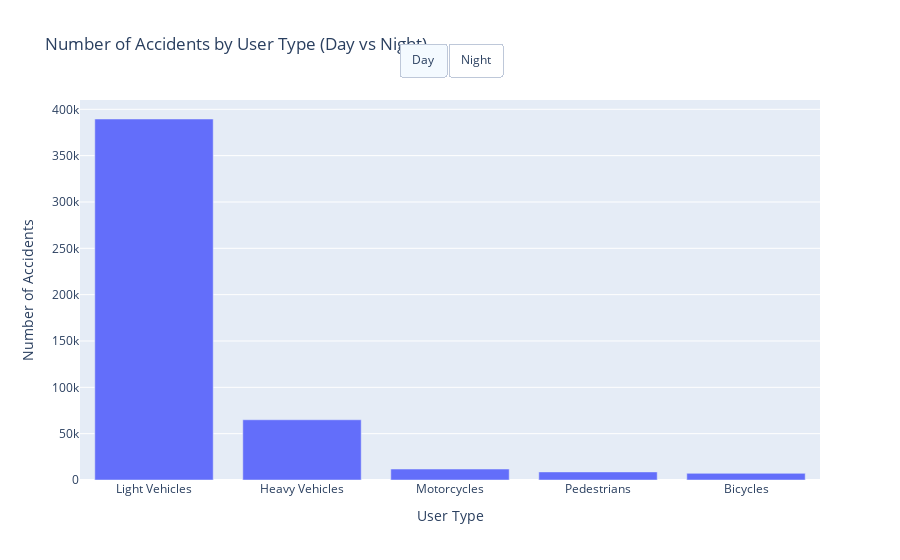

This figure's notebook cell:
### Code cell
import pandas as pd
import plotly.graph_objects as go

# Mapping des noms de colonnes en anglais
usager_cols = {
    'IND_AUTO_CAMION_LEGER': 'Light Vehicles',
    'IND_VEH_LOURD': 'Heavy Vehicles',
    'IND_MOTO_CYCLO': 'Motorcycles',
    'IND_VELO': 'Bicycles',
    'IND_PIETON': 'Pedestrians'
}

# Chargement et nettoyage
df[list(usager_cols.keys())] = df[list(usager_cols.keys())].replace({'O': 1, 'N': 0})

# Définir Day/Night selon HR_ACCDN
def classify_period(hr):
    if pd.isna(hr):
        return 'Unknown'
    if hr in ['08:00:00-11:59:00', '12:00:00-15:59:00', '16:00:00-19:59:00']:
        return 'Day'
    elif hr in ['00:00:00-03:59:00', '04:00:00-07:59:00', '20:00:00-23:59:00']:
        return 'Night'
    else:
        return 'Unknown'

df['DAY_NIGHT'] = df['HR_ACCDN'].apply(classify_period)

# Agrégation pour chaque période
data_by_period = {}
for period in ['Day', 'Night']:
    subset = df[df['DAY_NIGHT'] == period]
    counts = subset[list(usager_cols.keys())].sum()
    counts.index = [usager_cols[col] for col in counts.index]
    data_by_period[period] = counts.sort_values(ascending=False)

# Création de la figure interactive
fig = go.Figure()

# Ajout des barres pour Day
fig.add_trace(go.Bar(
    x=data_by_period['Day'].index,
    y=data_by_period['Day'].values,
    name='Day',
    visible=True
))

# Ajout des barres pour Night (masquées par défaut)
fig.add_trace(go.Bar(
    x=data_by_period['Night'].index,
    y=data_by_period['Night'].values,
    name='Night',
    visible=False
))

# Boutons pour interactivité
fig.update_layout(
    title="Number of Accidents by User Type (Day vs Night)",
    xaxis_title="User Type",
    yaxis_title="Number of Accidents",
    updatemenus=[
        dict(
            type="buttons",
            direction="right",
            buttons=list([
                dict(label="Day",
                     method="update",
                     args=[{"visible": [True, False]},
                           {"title": "Number of Accidents by User Type - Day"}]),
                dict(label="Night",
                     method="update",
                     args=[{"visible": [False, True]},
                           {"title": "Number of Accidents by User Type - Night"}])
            ]),
            showactive=True,
            x=0.57,
            y=1.15
        )
    ]
)

fig.show()

### Figure 1 — Plotly figure (JSON) as saved in the notebook; plotly's stock layout.template omitted (floating-point values rounded to 4 significant figures)
{"data": [{"name": "Day", "type": "bar", "visible": true, "x": ["Light Vehicles", "Heavy Vehicles", "Motorcycles", "Pedestrians", "Bicycles"], "y": [389539, 64978, 11826, 8722, 7180]}, {"name": "Night", "type": "bar", "visible": false, "x": ["Light Vehicles", "Heavy Vehicles", "Motorcycles", "Pedestrians", "Bicycles"], "y": [142322, 18564, 2857, 2441, 1564]}], "layout": {"title": {"text": "Number of Accidents by User Type (Day vs Night)"}, "updatemenus": [{"buttons": [{"args": [{"visible": [true, false]}, {"title": "Number of Accidents by User Type - Day"}], "label": "Day", "method": "update"}, {"args": [{"visible": [false, true]}, {"title": "Number of Accidents by User Type - Night"}], "label": "Night", "method": "update"}], "direction": "right", "showactive": true, "type": "buttons", "x": 0.57, "y": 1.15}], "xaxis": {"title": {"text": "User Type"}}, "yaxis": {"title": {"text": "Number of Accidents"}}}}
